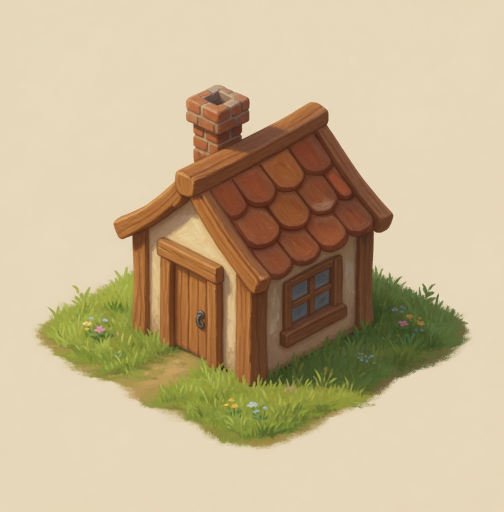
#> input picture promo/houses/01-nonghu-cottage.jpg, 1008 x 1024 px, found by its file name (shown at 1/2 size)
$ python _key_house_tiers.py
#> lines starting #> are read from the running program, lines starting #| are printed output that depends on the picture; after the words box and inside, x2 and y2 are one past the last pixel; in counts of white or black regions, pixels touching at a corner belong together
# -*- coding: utf-8 -*-
"""Cut cream studio bg from house concept art → transparent webp sprites."""
from pathlib import Path
import numpy as np
from PIL import Image
from collections import deque

SRC = Path(r"D:\easternmarket.ca\eastern-farm\promo\houses")
DST = Path(r"D:\easternmarket.ca\eastern-farm\src\assets\images\map")

JOBS = [
    ("01-nonghu-cottage.jpg", "p_house_1", 420),
    ("02-brick-farmhouse.jpg", "p_house_2", 460),
    ("03-courtyard-home.jpg", "p_house_3", 520),
    ("04-country-villa.jpg", "p_house_4", 580),
    ("05-garden-manor.jpg", "p_house_5", 620),
    ("06-pool-villa.jpg", "p_house_6", 680),
    ("07-lakeside-mansion.jpg", "p_house_7", 740),
    ("08-eastern-estate.jpg", "p_house_8", 800),
    ("09-stone-hut.jpg", "p_house_9", 420),
    ("10-grey-courtyard.jpg", "p_house_10", 520),
    ("11-twin-villa.jpg", "p_house_11", 580),
    ("12-pergola-manor.jpg", "p_house_12", 620),
    ("13-round-pool.jpg", "p_house_13", 680),
    ("14-garden-estate.jpg", "p_house_14", 800),
    ("15-thatch-cottage.jpg", "p_house_15", 420),
    ("16-wood-fence-farm.jpg", "p_house_16", 460),
    ("17-siheyuan.jpg", "p_house_17", 540),
    ("18-bamboo-home.jpg", "p_house_18", 540),
    ("19-yellow-villa.jpg", "p_house_19", 580),
    ("20-rose-villa.jpg", "p_house_20", 640),
    ("21-white-palace.jpg", "p_house_21", 700),
    ("22-golden-estate.jpg", "p_house_22", 820),
]


def cream(r, g, b):
    # studio beige: high, close RGB, not green grass / not wood
    mx, mn = max(r, g, b), min(r, g, b)
    if r < 195 or g < 180 or b < 150:
        return False
    if mx - mn > 72:
        return False
    if g > r + 8:  # grass-leaning
        return False
    return True


def flood_cream(arr):
    h, w = arr.shape[:2]
#> h = 1024; w = 1008
    vis = np.zeros((h, w), dtype=bool)
    q = deque()
    for x in range(w):
        q.append((0, x))
        q.append((h - 1, x))
    for y in range(h):
        q.append((y, 0))
        q.append((y, w - 1))
    while q:
        y, x = q.popleft()
        if vis[y, x]:
            continue
        vis[y, x] = True
        r, g, b, a = (int(arr[y, x, 0]), int(arr[y, x, 1]),
                      int(arr[y, x, 2]), int(arr[y, x, 3]))
        if a == 0 or cream(r, g, b):
            arr[y, x, 3] = 0
            for dy, dx in ((1, 0), (-1, 0), (0, 1), (0, -1)):
                ny, nx = y + dy, x + dx
                if 0 <= ny < h and 0 <= nx < w and not vis[ny, nx]:
                    q.append((ny, nx))
#> this loop made 1383855 passes
#> (r, g, b, mx in cream, mn in cream) on passes 1 to 3: (231, 216, 185, 231, 185), (232, 217, 188, 232, 188), (230, 215, 184, 230, 184)
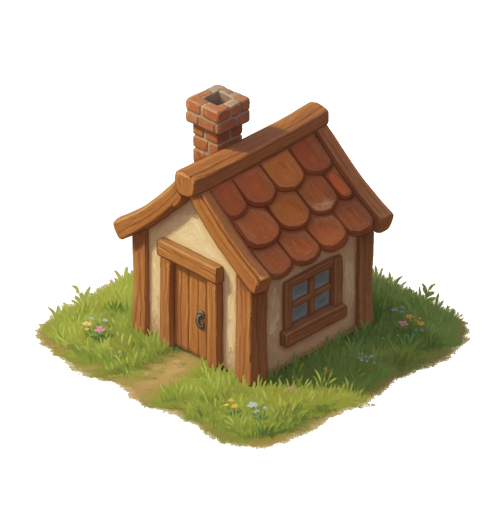
#> arr: shape (1024, 1008, 4) (shown at 1/2 size); mean R, G, B, A 196.2, 177.7, 143.5, 84.5; transparent parts drawn white
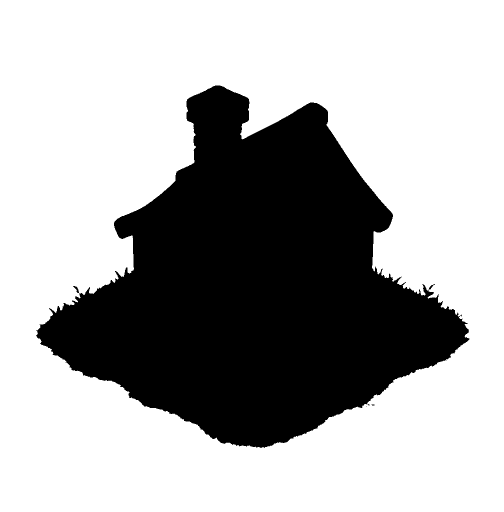
#> vis: shape (1024, 1008) bool (shown at 1/2 size); 67.2% white; 3 black regions (2 under 20 px), largest, box (x1, y1, x2, y2) and area: (72, 171, 939, 896) 338637
    # feather 1px on the cream frontier so no beige halo
    a = arr[:, :, 3]
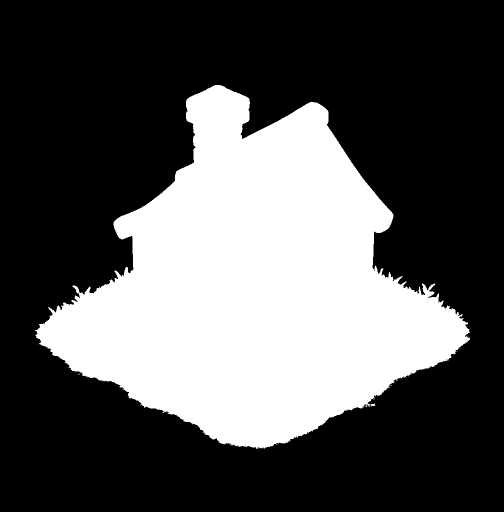
#> a: shape (1024, 1008) (shown at 1/2 size); 33.1% white; 13 white regions (11 under 20 px), largest, box (x1, y1, x2, y2) and area: (70, 170, 940, 898) 342040, (741, 807, 751, 813) 35
    for y in range(1, h - 1):
        for x in range(1, w - 1):
            if a[y, x] == 0:
                continue
            if (a[y - 1, x] == 0 or a[y + 1, x] == 0
                    or a[y, x - 1] == 0 or a[y, x + 1] == 0):
                r, g, b = int(arr[y, x, 0]), int(arr[y, x, 1]), int(arr[y, x, 2])
                if cream(r, g, b) or (r > 210 and g > 200 and b > 175):
                    arr[y, x, 3] = 0
    return arr


def crop_pad(im, pad=8):
#> called with pad = 8
    a = np.array(im)
    ys, xs = np.where(a[:, :, 3] > 8)
    if len(xs) == 0:
        return im
    y0, y1 = max(0, ys.min() - pad), min(a.shape[0], ys.max() + 1 + pad)
    x0, x1 = max(0, xs.min() - pad), min(a.shape[1], xs.max() + 1 + pad)
    return Image.fromarray(a[y0:y1, x0:x1])
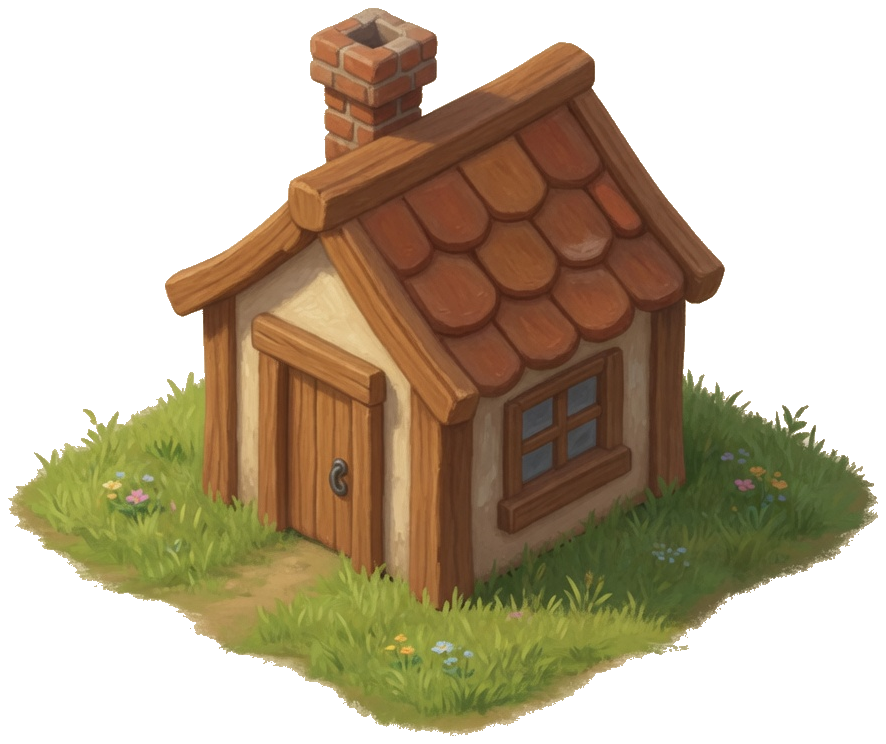
#> returned value: PIL image 886x744 RGBA; mean R, G, B, A 176.8, 156.3, 119.4, 132.3; transparent parts drawn white


def main():
    DST.mkdir(parents=True, exist_ok=True)
    for src_name, stem, max_side in JOBS:
        src = SRC / src_name
        im = Image.open(src).convert("RGBA")
        arr = np.array(im)
        arr = flood_cream(arr)
        out = crop_pad(Image.fromarray(arr))
        w, h = out.size
        m = max(w, h)
        if m > max_side:
            s = max_side / m
            out = out.resize((max(1, int(w * s)), max(1, int(h * s))), Image.Resampling.LANCZOS)
        dest = DST / f"{stem}.webp"
        out.save(dest, "WEBP", quality=88, method=6)
#> (the run stopped early here; a loop or call above may not have finished)
